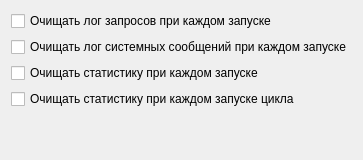
             <widget class="QWidget" name="tab_11">
              <attribute name="title">
               <string>Дополнительные настройки</string>
              </attribute>
              <layout class="QVBoxLayout" name="verticalLayout_46">
               <item>
                <widget class="QCheckBox" name="checkBox">
                 <property name="text">
                  <string>Очищать лог запросов при каждом запуске</string>
                 </property>
                </widget>
               </item>
               <item>
                <widget class="QCheckBox" name="checkBox_2">
                 <property name="text">
                  <string>Очищать лог системных сообщений при каждом запуске</string>
                 </property>
                </widget>
               </item>
               <item>
                <widget class="QCheckBox" name="checkBox_3">
                 <property name="text">
                  <string>Очищать статистику при каждом запуске</string>
                 </property>
                </widget>
               </item>
               <item>
                <widget class="QCheckBox" name="checkBox_4">
                 <property name="text">
                  <string>Очищать статистику при каждом запуске цикла</string>
                 </property>
                </widget>
               </item>
               <item>
                <spacer name="verticalSpacer">
                 <property name="orientation">
                  <enum>Qt::Vertical</enum>
                 </property>
                 <property name="sizeHint" stdset="0">
                  <size>
                   <width>20</width>
                   <height>40</height>
                  </size>
                 </property>
                </spacer>
               </item>
              </layout>
             </widget>
